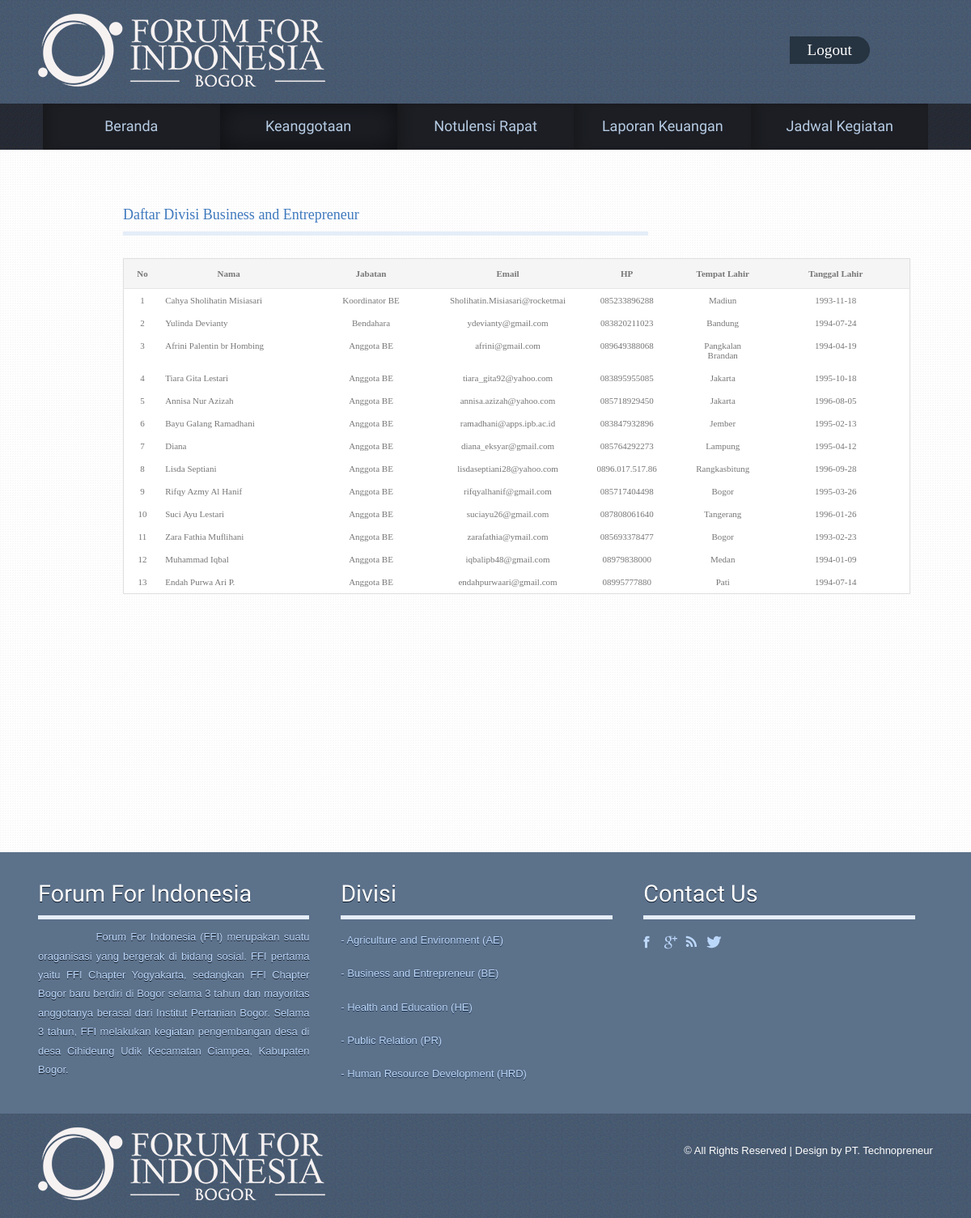
Page /be.php on the committed database.
### tables this page shows
CREATE TABLE IF NOT EXISTS `keanggotaan` (
  `ID_Anggota` varchar(10) NOT NULL,
  `Nama` varchar(30) NOT NULL,
  `Jabatan` varchar(50) NOT NULL,
  `Email` varchar(50) NOT NULL,
  `HP` varchar(15) NOT NULL,
  `Tempat_lahir` varchar(25) NOT NULL,
  `Tanggal_lahir` date NOT NULL
);

### be.php (the view, shortened to what this page needs)
<!DOCTYPE HTML>
<html>
<head>
<link href="css/style.css" rel="stylesheet" type="text/css" media="all" />
<link href="css/camera.css" rel="stylesheet" type="text/css" media="all" />
</head>
<body>
<div class="h_bg">
<div class="wrap">
	<div class="header">
		<div class="logo">
			<h1><a href="home.php"><img src="images/logo2.png" alt=""></a></h1>
		</div>
<div class="signinmember">
			<ul>
				 <li class="b"><a href="logout.php">Logout</a></li>
			</ul>
	</div>
	</div>
</div>
</div>
<div class="slider_bg">
<div class="wrap">
<div class="slider">
	<ul class="nav">
		<li><a href="home.php">Beranda</a></li>
		<li class="active"><a href="keanggotaan.php">Keanggotaan</a></li>
		<li><a href="notulensi.php">Notulensi Rapat</a></li>
		<li><a href="about.php">Laporan Keuangan</a></li>
		<li><a href="time.php">Jadwal Kegiatan</a></li>
	</ul>
</div>
</div>
</div>
<div class="main_bg">
<div class="wrap">
<div class="main style4">
		<table width="25%" border="0" cellspacing="0" cellpadding="0">
        <tr>
        <div id="body_div">
 <td align=""><div class="body_right_caloninvestor">
			  <h4>Daftar Divisi Business and Entrepreneur</h4>
<div class="tabpad news-box news">
<div class="deposit_info_details">
<table width="150%" border="0" cellspacing="0" cellpadding="0" class="lbox_contentbg">
		<p>&nbsp;</p>
          <tr class="row1" onMouseOver="mouse_event(this, 'listrow_bg');" onMouseOut="mouse_event(this, 'row1');">
                      <td width="5%" valign="top" class="hdr1" align="center">No</td>
                      <td width="18%" valign="top" class="hdr1" align="center">Nama</td>
					  <td width="20%" valign="top" class="hdr1" align="center">Jabatan<a </td>
					  <td width="10%" valign="top" class="hdr1" align="center">Email</td>
                      <td width="15%" valign="top" class="hdr1" align="center">HP</td>
					  <td width="10%" valign="top" class="hdr1" align="center">Tempat Lahir</td>
					  <td width="20%" valign="top" class="hdr1" align="center">Tanggal Lahir</td>
          </tr>
		  <?php
		$No=1;
       	$query = mysql_query("select * from keanggotaan where Jabatan like '%BE%' ORDER BY Jabatan DESC");
		while ( $data = mysql_fetch_array($query) )
		{
				?>
		              <tr class="list1" onMouseOver="mouse_event(this,'row_hover');" onMouseOut="mouse_event(this,'list1');">
                    <td align="center"> <?php echo $No; ?></td>
		    		  <td align="left"><?php echo $data['Nama'];?></td>
					<td align="center"><?php echo $data['Jabatan'];?></td>
					<td align="center"><?php echo $data['Email'];?></td>
					<td align="center"><?php echo $data['HP'];?></td>
					<td align="center"><?php echo $data['Tempat_lahir'];?></td>
					<td align="center"><?php echo $data['Tanggal_lahir'];?></td>
                        </tr>
<?php
		$No++;
	}
	?>
        </table>
   <br />
   <br />
                </table>
    </div>
        </div>
<div class="footer-bg">
<div class="wrap">
<div class="footer">
  <div class="box1">
	<h4>Forum For Indonesia</h4>
    <p style="text-align: justify;">&nbsp;&nbsp;&nbsp;&nbsp;&nbsp;&nbsp;&nbsp;&nbsp;&nbsp;&nbsp;&nbsp;&nbsp;&nbsp;&nbsp;Forum For Indonesia (FFI) merupakan suatu oraganisasi yang bergerak di bidang sosial. FFI pertama yaitu FFI Chapter Yogyakarta, sedangkan FFI Chapter Bogor baru berdiri di Bogor selama 3 tahun dan mayoritas anggotanya berasal dari Institut Pertanian Bogor. Selama 3 tahun, FFI melakukan kegiatan pengembangan desa di desa Cihideung Udik Kecamatan Ciampea, Kabupaten Bogor.</p>
  </div>
   <div class="box1">
	<h4>Divisi</h4>
	<nav>
		<ul>
			<li><a href="ae.php">- Agriculture and Environment (AE)</a></li>
			<li><a href="be.php">- Business and Entrepreneur (BE)</a></li>            <p></p>
			<li><a href="he.php">- Health and Education (HE)</a></li>
			<li><a href="pr.php">- Public Relation (PR)</a></li>
   			<li><a href="hrd.php">- Human Resource Development (HRD)</a></li>
	    </ul>
	</nav>
	</div>
	<div class="box1">
		<h4>Contact us</h4>
		<div class="social-icons">
	   		  	<ul>
			      <li class="facebook"><a href="#" target="_blank"> </a></li>
			      <li class="twitter"><a href="#" target="_blank"> </a></li>
			      <li class="rss"><a href="#" target="_blank"> </a></li>
			      <li class="contact"><a href="#" target="_blank"> </a></li>
		     </ul>
   	    </div>
	</div>
</div>
</div>
</div>
<div class="ftr-bg">
	<div class="wrap">
		<div class="footer1">
		<div class="logo">
			<h1><a href="home.php"><img src="images/logo2.png" alt=""></a></h1>
		</div>
		<div class="copy">
			<p class="w3-link">© All Rights Reserved | Design by PT. Technopreneur</p>
		</div>
	</div>
	</div>
</div>
</body>
</html>

### rows in the picture
keanggotaan: Nama "Cahya Sholihatin Misiasari", Jabatan "Koordinator BE", Email "Sholihatin.Misiasari@rocketmai", HP "085233896288", Tempat_lahir "Madiun", Tanggal_lahir "1993-11-18"
keanggotaan: Nama "Yulinda Devianty", Jabatan "Bendahara", Email "ydevianty@gmail.com", HP "083820211023", Tempat_lahir "Bandung", Tanggal_lahir "1994-07-24"
keanggotaan: Nama "Afrini Palentin br Hombing", Jabatan "Anggota BE", Email "afrini@gmail.com", HP "089649388068", Tempat_lahir "Pangkalan Brandan", Tanggal_lahir "1994-04-19"
keanggotaan: Nama "Tiara Gita Lestari", Jabatan "Anggota BE", Email "tiara_gita92@yahoo.com", HP "083895955085", Tempat_lahir "Jakarta", Tanggal_lahir "1995-10-18"
keanggotaan: Nama "Annisa Nur Azizah", Jabatan "Anggota BE", Email "annisa.azizah@yahoo.com", HP "085718929450", Tempat_lahir "Jakarta", Tanggal_lahir "1996-08-05"
keanggotaan: Nama "Bayu Galang Ramadhani", Jabatan "Anggota BE", Email "ramadhani@apps.ipb.ac.id", HP "083847932896", Tempat_lahir "Jember", Tanggal_lahir "1995-02-13"
keanggotaan: Nama "Diana", Jabatan "Anggota BE", Email "diana_eksyar@gmail.com", HP "085764292273", Tempat_lahir "Lampung", Tanggal_lahir "1995-04-12"
keanggotaan: Nama "Lisda Septiani", Jabatan "Anggota BE", Email "lisdaseptiani28@yahoo.com", HP "0896.017.517.86", Tempat_lahir "Rangkasbitung", Tanggal_lahir "1996-09-28"
keanggotaan: Nama "Rifqy Azmy Al Hanif", Jabatan "Anggota BE", Email "rifqyalhanif@gmail.com", HP "085717404498", Tempat_lahir "Bogor", Tanggal_lahir "1995-03-26"
keanggotaan: Nama "Suci Ayu Lestari", Jabatan "Anggota BE", Email "suciayu26@gmail.com", HP "087808061640", Tempat_lahir "Tangerang", Tanggal_lahir "1996-01-26"
keanggotaan: Nama "Zara Fathia Muflihani", Jabatan "Anggota BE", Email "zarafathia@ymail.com", HP "085693378477", Tempat_lahir "Bogor", Tanggal_lahir "1993-02-23"
keanggotaan: Nama "Muhammad Iqbal", Jabatan "Anggota BE", Email "iqbalipb48@gmail.com", HP "08979838000", Tempat_lahir "Medan", Tanggal_lahir "1994-01-09"
keanggotaan: Nama "Endah Purwa Ari P.", Jabatan "Anggota BE", Email "endahpurwaari@gmail.com", HP "08995777880", Tempat_lahir "Pati", Tanggal_lahir "1994-07-14"
